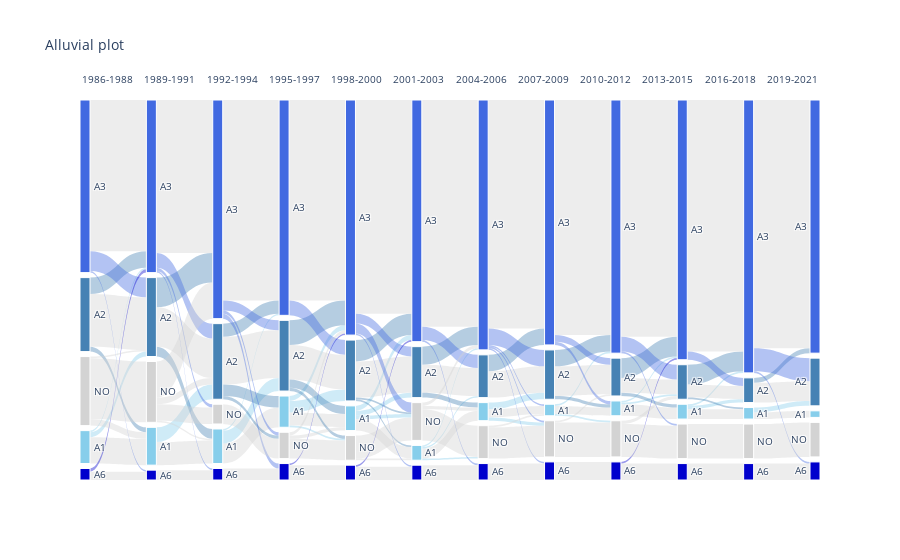

Notebook code for this chart:
### Code cell
import plotly.graph_objects as go
fig = go.Figure(data = [go.Sankey(
    arrangement='snap',

    node = dict(
        pad = 5, thickness =10,
        #x = np.linspace(0,0.8,len(year_list)),
        #y = np.linspace(0,1,6),
        line = dict(color = 'white', width=1),
        label= list_node,
        color = color_list
    ),

    link= dict(
        source = links_dict['Area_s'],
        target = links_dict['Area_t'],
        value = links_dict['count'],
        color= links_dict['color']
    )
    #ids = np.array([])
)
])

for x_coordinate, column_name in enumerate(year_list):
    fig.add_annotation(x=x_coordinate,y=1.08,xref="x",yref="paper",text=column_name,showarrow=False, align="center")

fig.update_layout(
  title_text="Alluvial plot", 
  xaxis={
  'showgrid': False, # thin lines in the background
  'zeroline': False, # thick line at x=0
  'visible': False,  # numbers below
  },
  yaxis={
  'showgrid': False, # thin lines in the background
  'zeroline': False, # thick line at x=0
  'visible': False,  # numbers below
  }, plot_bgcolor='rgba(0,0,0,0)', font_size=10)

fig.show()

### Figure 1 — Plotly figure (JSON) as saved in the notebook; plotly's stock layout.template omitted (floating-point values rounded to 4 significant figures; data arrays with more than 128 entries replaced by an {"elided": "..."} marker saying what was removed)
{"data": [{"arrangement": "snap", "link": {"color": {"elided": "143 str values"}, "source": {"elided": "143 int values"}, "target": {"elided": "143 int values"}, "value": {"elided": "143 int values"}}, "node": {"color": ["skyblue", "steelblue", "royalblue", "mediumblue", "lightgray", "skyblue", "steelblue", "royalblue", "mediumblue", "lightgray", "skyblue", "steelblue", "royalblue", "mediumblue", "lightgray", "skyblue", "steelblue", "royalblue", "mediumblue", "lightgray", "skyblue", "steelblue", "royalblue", "mediumblue", "lightgray", "skyblue", "steelblue", "royalblue", "mediumblue", "lightgray", "skyblue", "steelblue", "royalblue", "mediumblue", "lightgray", "skyblue", "steelblue", "royalblue", "mediumblue", "lightgray", "skyblue", "steelblue", "royalblue", "mediumblue", "lightgray", "skyblue", "steelblue", "royalblue", "mediumblue", "lightgray", "skyblue", "steelblue", "royalblue", "mediumblue", "lightgray", "skyblue", "steelblue", "royalblue", "mediumblue", "lightgray"], "label": ["A1", "A2", "A3", "A6", "NO", "A1", "A2", "A3", "A6", "NO", "A1", "A2", "A3", "A6", "NO", "A1", "A2", "A3", "A6", "NO", "A1", "A2", "A3", "A6", "NO", "A1", "A2", "A3", "A6", "NO", "A1", "A2", "A3", "A6", "NO", "A1", "A2", "A3", "A6", "NO", "A1", "A2", "A3", "A6", "NO", "A1", "A2", "A3", "A6", "NO", "A1", "A2", "A3", "A6", "NO", "A1", "A2", "A3", "A6", "NO"], "line": {"color": "white", "width": 1}, "pad": 5, "thickness": 10}, "type": "sankey"}], "layout": {"annotations": [{"align": "center", "showarrow": false, "text": "1986-1988", "x": 0, "xref": "x", "y": 1.08, "yref": "paper"}, {"align": "center", "showarrow": false, "text": "1989-1991", "x": 1, "xref": "x", "y": 1.08, "yref": "paper"}, {"align": "center", "showarrow": false, "text": "1992-1994", "x": 2, "xref": "x", "y": 1.08, "yref": "paper"}, {"align": "center", "showarrow": false, "text": "1995-1997", "x": 3, "xref": "x", "y": 1.08, "yref": "paper"}, {"align": "center", "showarrow": false, "text": "1998-2000", "x": 4, "xref": "x", "y": 1.08, "yref": "paper"}, {"align": "center", "showarrow": false, "text": "2001-2003", "x": 5, "xref": "x", "y": 1.08, "yref": "paper"}, {"align": "center", "showarrow": false, "text": "2004-2006", "x": 6, "xref": "x", "y": 1.08, "yref": "paper"}, {"align": "center", "showarrow": false, "text": "2007-2009", "x": 7, "xref": "x", "y": 1.08, "yref": "paper"}, {"align": "center", "showarrow": false, "text": "2010-2012", "x": 8, "xref": "x", "y": 1.08, "yref": "paper"}, {"align": "center", "showarrow": false, "text": "2013-2015", "x": 9, "xref": "x", "y": 1.08, "yref": "paper"}, {"align": "center", "showarrow": false, "text": "2016-2018", "x": 10, "xref": "x", "y": 1.08, "yref": "paper"}, {"align": "center", "showarrow": false, "text": "2019-2021", "x": 11, "xref": "x", "y": 1.08, "yref": "paper"}], "font": {"size": 10}, "plot_bgcolor": "rgba(0,0,0,0)", "title": {"text": "Alluvial plot"}, "xaxis": {"showgrid": false, "visible": false, "zeroline": false}, "yaxis": {"showgrid": false, "visible": false, "zeroline": false}}}
